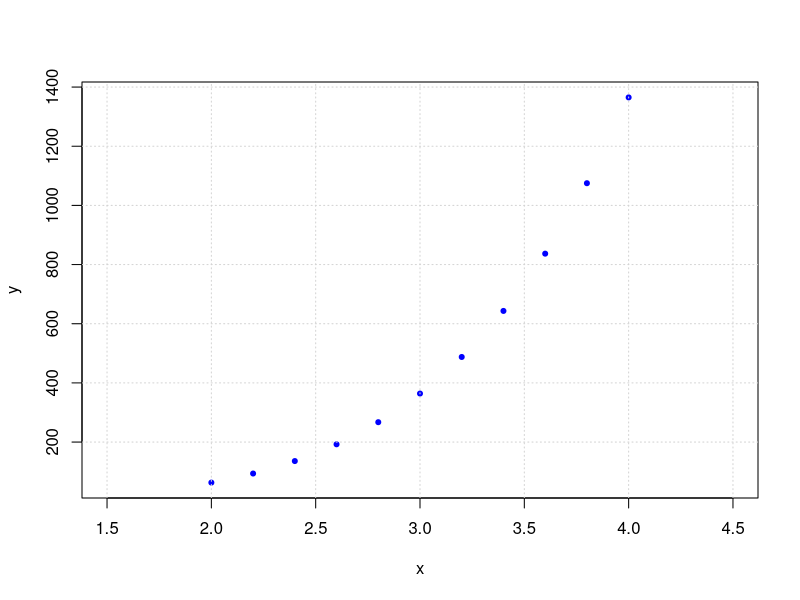

Write R code to recreate this figure. (Note: this script raises an error after producing the figure.)
# HW6. Problem 5. Modeled after Computer Problem 4.1.9 in the book

x = seq(2,4,len=11)
d = 5
y = rep(1,11)
for (i in 1:d) y = y + x^i
plot(x,y,pch=20,col='blue',xlim=c(1.5,4.5))
grid()
fitting(k=d, x=x, y=y)

d = 6
for (i in 1:d) y = y + x^i
#fitting(k=d, x=x, y=y) #cannot run!
A = matrix(nrow=length(x),ncol=(d+1)) #be aware of the redundancy
for (i in 0:d)  A[,i+1] = x^(i) # set up A
print("Condition number for A when d=6")
print(Cond(t(A) %*% A))

d = 8
for (i in 1:d) y = y + x^i
#fitting(k=d, x=x, y=y) #cannot run!
A = matrix(nrow=length(x),ncol=(d+1)) #be aware of the redundancy
for (i in 0:d)  A[,i+1] = x^(i) # set up A
print("Condition number for A when d=8")
print(Cond(t(A) %*% A))